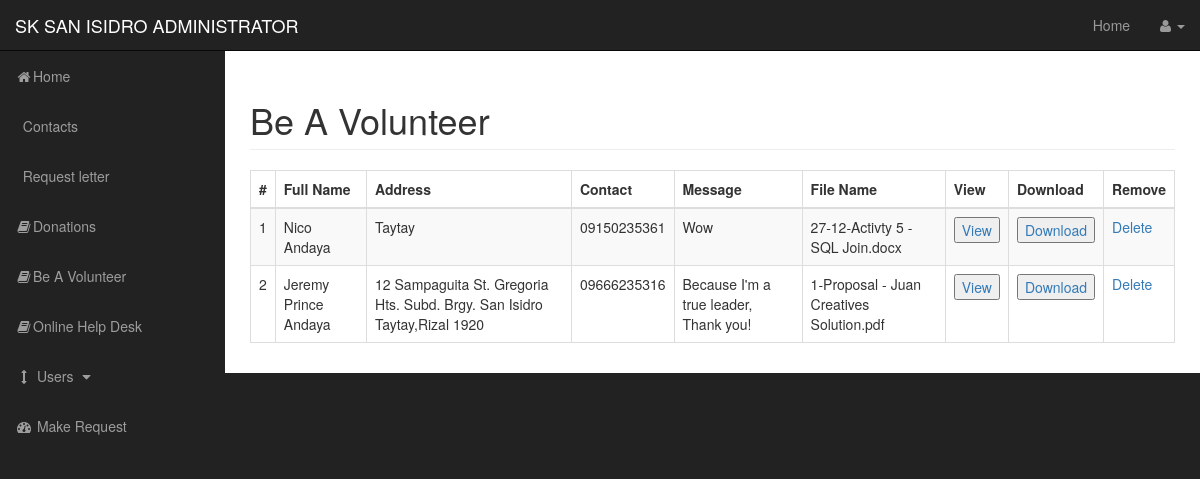
The page /admin/volunteerview.php on the database its author committed.
### tables this page shows
CREATE TABLE `tbl_files` (
  `id` int(9) NOT NULL,
  `fullname` varchar(100) NOT NULL,
  `address` varchar(150) NOT NULL,
  `contact` varchar(12) NOT NULL,
  `message` varchar(1000) NOT NULL,
  `filename` varchar(255) NOT NULL,
  `created` datetime NOT NULL
);

### admin/volunteerview.php (the view, shortened to what this page needs)
<!DOCTYPE html>
<html lang="en">
<?php include "includes/admin_header.php"; ?>
<body>
    <div id="wrapper">
        <?php include "includes/admin_navigation.php"; ?>
        <div id="page-wrapper">
            <div class="container-fluid">
                <div class="row">
                    <div class="col-lg-12">
                        <h1 class="page-header"> Be A Volunteer</h1>
                       <table class="table table-striped table-bordered table-hover table-primary">
                       <thead class="thead-dark">
                    <tr>
                        <th>#</th>
                       <th>Full Name</th>
                        <th>Address</th>
                        <th>Contact</th>
                        <th>Message</th>
                        <th>File Name</th>
                        <th>View</th>
                        <th>Download</th>
                        <th>Remove</th>
                    </tr>
                </thead>
                <tbody>
               <?php
            $query = "SELECT * FROM tbl_files ORDER by id DESC";
                        $result = mysqli_query($connection,$query);
                        $i =1;
                            while($row = mysqli_fetch_array($result)){
                            $id = $row['id'];
                            $fullname = $row['fullname'];
                            $address  = $row['address'];
                            $contact    = $row['contact'];
                            $message  = $row['message'];
                                 ?>
                    <?php
                        echo "<tr>";  ?>
                            <td><?php echo $i++; ?></td>
                            <?php
                            echo "<td>{$fullname}</td>";
                            echo "<td>{$address}</td>";
                            echo "<td>{$contact}</td>";
                            echo "<td>{$message}</td>"; ?>
                            <td><?php echo $row['filename']; ?> </td>
                            <td><button class><a href="uploads/<?php echo $row['filename']; ?>" target="_blank">View</td>
                            <td><button class><a href="uploads/<?php echo $row['filename']; ?>" download>Download
                            </td> <?php
                             echo "<td><a onClick=\"javascript: return confirm('Are you sure you want to delete?');\" href='volunteerview.php?delete={$id}'>Delete</a></td>";
                            echo "</tr>";
                            ?>
                            <?php
                    }   ?>
                    </tbody>
            </table>
        </div>
    </div>
</div>
<?php include "includes/admin_footer.php" ?>

### admin/css/sb-admin.css (style rules this page uses)
body { margin-top: 100px; background-color: #222; }
@media (min-width:768px) { body { margin-top: 50px; } }
#wrapper { padding-left: 0; }
#page-wrapper { width: 100%; padding: 0; background-color: #fff; }
@media (min-width:768px) { #wrapper { padding-left: 225px; } }
@media (min-width:768px) { #page-wrapper { padding: 10px; } }

### rows shown on the page
tbl_files: fullname "Nico Andaya", address "Taytay", contact "09150235361", message "Wow", filename "27-12-Activty 5 - SQL Join.docx"
tbl_files: fullname "Jeremy Prince Andaya", address "12 Sampaguita St. Gregoria Hts. Subd. Brgy. San Isidro Taytay,Rizal 1920", contact "09666235316", message "Because I'm a true leader, Thank you!", filename "1-Proposal - Juan Creatives Solution.pdf"
